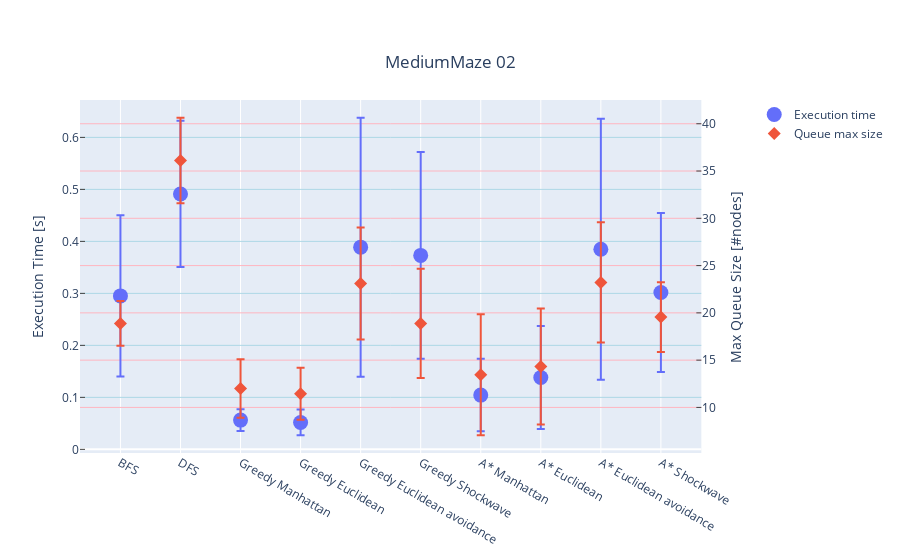

The notebook cell this image was saved under:
### Code cell
from plotly.subplots import make_subplots
import plotly.graph_objects as go

# fig = go.Figure()
fig = make_subplots(specs=[[{"secondary_y": True}]])

fig.add_trace(go.Scatter(x=df_s.index, y=df_s['delta_t0'], error_y=dict(
                                                                        type='data', # value of error bar given in data coordinates
                                                                        array=df_s['std_t0'],
                                                                        visible=True),
                    mode='markers',
                    name='Execution time',
                    marker_size=15),
             secondary_y=False)
fig.add_trace(go.Scatter(x=df_s.index, y=df_s['delta_mem0'], error_y=dict(
                                                                        type='data', # value of error bar given in data coordinates
                                                                        array=df_s['std_mem0'],
                                                                        visible=True),
                    mode='markers',
                    name='Queue max size',
                    marker_symbol="diamond",
                        marker_size=10),
              secondary_y=True)

fig.update_yaxes(title_text="Execution Time [s]", secondary_y=False, gridcolor='LightBlue', ticks="inside", nticks=10)
fig.update_yaxes(title_text="Max Queue Size [#nodes]", secondary_y=True, gridcolor='LightPink', ticks="inside", nticks=10)

fig.update_layout(
    title={
        'text': "MediumMaze 02",
        'y':0.9,
        'x':0.5,
        'xanchor': 'center',
        'yanchor': 'top'})

fig.show()

### Figure 1 — Plotly figure (JSON) as saved in the notebook; plotly's stock layout.template omitted (floating-point values rounded to 4 significant figures)
{"data": [{"error_y": {"array": [0.1551, 0.1405, 0.02092, 0.02484, 0.2491, 0.199, 0.06973, 0.09888, 0.2511, 0.1529], "type": "data", "visible": true}, "marker": {"size": 15}, "mode": "markers", "name": "Execution time", "type": "scatter", "x": ["BFS", "DFS", "Greedy Manhattan", "Greedy Euclidean", "Greedy Euclidean avoidance", "Greedy Shockwave", "A* Manhattan", "A* Euclidean", "A* Euclidean avoidance", "A* Shockwave"], "xaxis": "x", "y": [0.2951, 0.4913, 0.05623, 0.05179, 0.3889, 0.3731, 0.1044, 0.1383, 0.3848, 0.3016], "yaxis": "y"}, {"error_y": {"array": [2.378, 4.532, 3.091, 2.753, 5.915, 5.782, 6.396, 6.128, 6.356, 3.685], "type": "data", "visible": true}, "marker": {"size": 10, "symbol": "diamond"}, "mode": "markers", "name": "Queue max size", "type": "scatter", "x": ["BFS", "DFS", "Greedy Manhattan", "Greedy Euclidean", "Greedy Euclidean avoidance", "Greedy Shockwave", "A* Manhattan", "A* Euclidean", "A* Euclidean avoidance", "A* Shockwave"], "xaxis": "x", "y": [18.89, 36.11, 12, 11.44, 23.11, 18.89, 13.44, 14.33, 23.22, 19.56], "yaxis": "y2"}], "layout": {"title": {"text": "MediumMaze 02", "x": 0.5, "xanchor": "center", "y": 0.9, "yanchor": "top"}, "xaxis": {"anchor": "y", "domain": [0, 0.94]}, "yaxis": {"anchor": "x", "domain": [0, 1], "gridcolor": "LightBlue", "nticks": 10, "ticks": "inside", "title": {"text": "Execution Time [s]"}}, "yaxis2": {"anchor": "x", "gridcolor": "LightPink", "nticks": 10, "overlaying": "y", "side": "right", "ticks": "inside", "title": {"text": "Max Queue Size [#nodes]"}}}}
